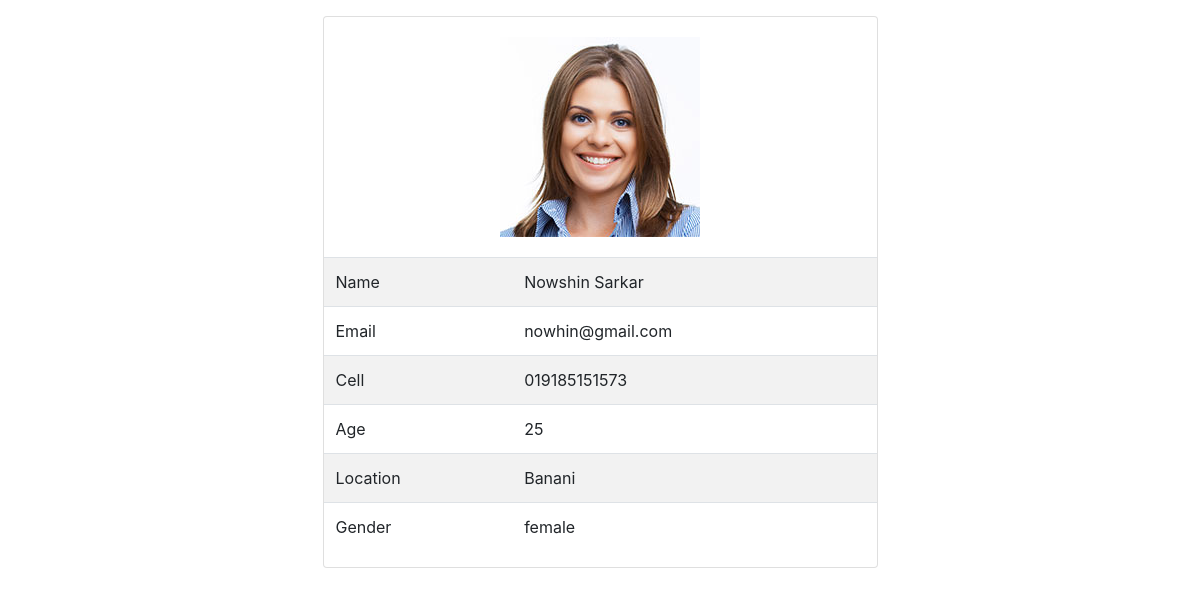
The page /single_data.php?id=18 on the database its author committed.
### tables this page shows
CREATE TABLE `students` (
  `id` int(10) NOT NULL,
  `name` varchar(50) NOT NULL,
  `email` varchar(20) DEFAULT NULL,
  `cell` varchar(20) NOT NULL,
  `age` int(2) NOT NULL,
  `location` varchar(10) NOT NULL,
  `gender` varchar(6) NOT NULL,
  `photo` varchar(100) NOT NULL,
  `status` varchar(10) NOT NULL
);

### single_data.php (the view, shortened to what this page needs)
<?php include_once "db.php"; ?>
<!DOCTYPE html>
<html lang="en">
<head>
    <link rel="stylesheet" href="css/bootstrap.min.css">
    <link rel="stylesheet" href="css/style.css">
</head>
<body>
       <?php
         if(isset($_GET['id'])){
             $id = $_GET['id'];
         }
          $sql = "SELECT * FROM students WHERE id = '$id'";
        $data = $connection -> query($sql);
      $single_student =  $data -> fetch_assoc();
    ?>
     <div class="container">
         <div class="log w-50 mx-auto mt-3 ">
             <div class="card">
               <img style="width:200px; margin:20px auto; display:block;" src="students/<?php echo $single_student['photo']?>" alt="">
                <table class="table table-striped">
                    <tr>
                        <td>Name</td>
                        <td><?php echo $single_student['name']?></td>
                    </tr>
                        <tr>
                        <td>Email</td>
                        <td><?php echo $single_student['email']?></td>
                    </tr>
                        <tr>
                        <td>Cell</td>
                        <td><?php echo $single_student['cell']?></td>
                    </tr>
                        <tr>
                        <td>Age</td>
                        <td><?php echo $single_student['age']?></td>
                    </tr>
                        <tr>
                        <td>Location</td>
                        <td><?php echo $single_student['location']?></td>
                    </tr>
                        <tr>
                        <td>Gender</td>
                        <td><?php echo $single_student['gender']?></td>
                    </tr>
                </table>
             </div>
         </div>
     </div>
</body>
</html>

### rows shown on the page
students: photo (picture), name "Nowshin Sarkar", email "nowhin@gmail.com", cell "019185151573", age "25", location "Banani", gender "female"
